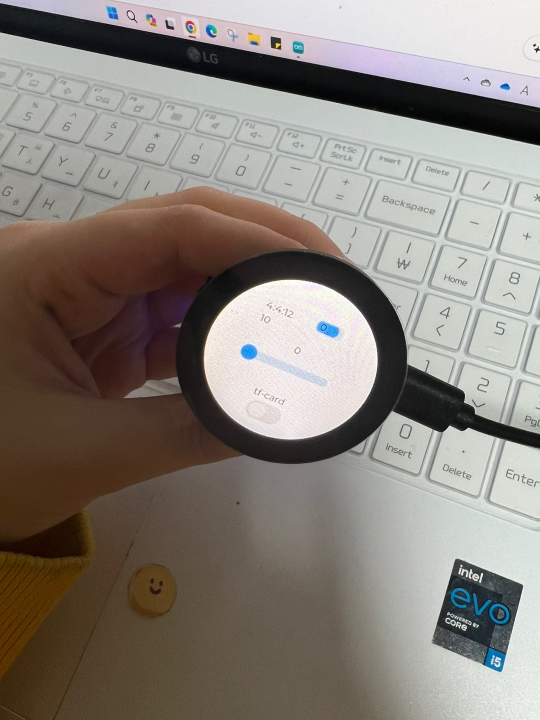
#> input picture OpenCV/ImageProcessing/Resource/clock.jpg, 1080 x 1440 px, given in place of the camera (shown at 1/2 size)
$ python workshop_cctv_motion_sensor.py
#> lines starting #> are read from the running program, lines starting #| are printed output that depends on the picture
import cv2
import numpy as np

# 감도 설정(카메라 품질에 따라 조정 필요)
thresh = 25     # 달라진 픽셀 값 기준치 설정
max_diff = 5    # 달라진 픽셀 개수 기준치 설정

# 카메라 캡션 장치 준비
a, b, c = None, None, None
cap = cv2.VideoCapture(0)
cap.set(cv2.CAP_PROP_FRAME_WIDTH, 480)   # 프레임 폭을 480으로 설정
cap.set(cv2.CAP_PROP_FRAME_HEIGHT, 320)  # 프레임 높이를 320으로 설정

if cap.isOpened():
    ret, a = cap.read() # a 프레임 읽기
#> a is the input picture: shape (1440, 1080, 3); mean B, G, R 122.3, 129.4, 136.2
    ret, b = cap.read() # b 프레임 읽기

    while ret:
        ret, c = cap.read()  # c 프레임 읽기
        draw = c.copy()      # 출력 영상에 사용할 복제본
        if not ret:
            break

        # 3개의 영상을 그레이 스케일로 변경
        a_gray = cv2.cvtColor(a, cv2.COLOR_BGR2GRAY)
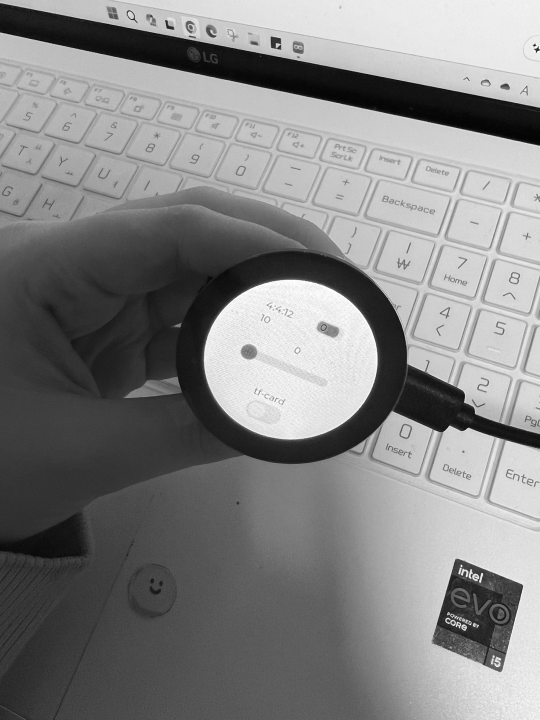
#> a_gray: shape (1440, 1080) (shown at 1/2 size); min 1, max 255, mean 130.7
        b_gray = cv2.cvtColor(b, cv2.COLOR_BGR2GRAY)
        c_gray = cv2.cvtColor(c, cv2.COLOR_BGR2GRAY)

        # a-b, b-c 절대값 차 구하기
        diff1 = cv2.absdiff(a_gray, b_gray)
#> diff1: shape (1440, 1080); every value is 0
        diff2 = cv2.absdiff(b_gray, c_gray)

        # 스레시홀드로 기준치 이내의 차이는 무시
        ret, diff1_t = cv2.threshold(diff1, thresh, 255, cv2.THRESH_BINARY)
#> ret = 25
        ret, diff2_t = cv2.threshold(diff2, thresh, 255, cv2.THRESH_BINARY)

        # 두 차이에 대해서 AND 연산, 두 연산의 차이가 모두 발견된 경우
        diff = cv2.bitwise_and(diff1_t, diff2_t)

        # 열림 연산으로 노이즈 제거
        k = cv2.getStructuringElement(cv2.MORPH_CROSS, (3, 3))
        diff = cv2.morphologyEx(diff, cv2.MORPH_OPEN, k)

        # 차이가 발생한 픽셀의 개수 판단 후 사각형 그리기
        diff_cnt = cv2.countNonZero(diff)
#> diff_cnt = 0
        if diff_cnt > max_diff:
            nzero = np.nonzero(diff)    # 0이 아닌 픽셀의 좌표 얻기
            cv2.rectangle(draw, (min(nzero[1]), min(nzero[0])),
                                (max(nzero[1]), max(nzero[0])), (0, 255, 0), 2)
            cv2.putText(draw, "Motion Detected", (10, 30),
                                cv2.FONT_HERSHEY_DUPLEX, 0.5, (0, 0, 255))

        # 컬러 스케일 영상과 스레시홀드 영상을 통합해서 출력
        stacked = np.hstack((draw, cv2.cvtColor(diff, cv2.COLOR_GRAY2RGB)))
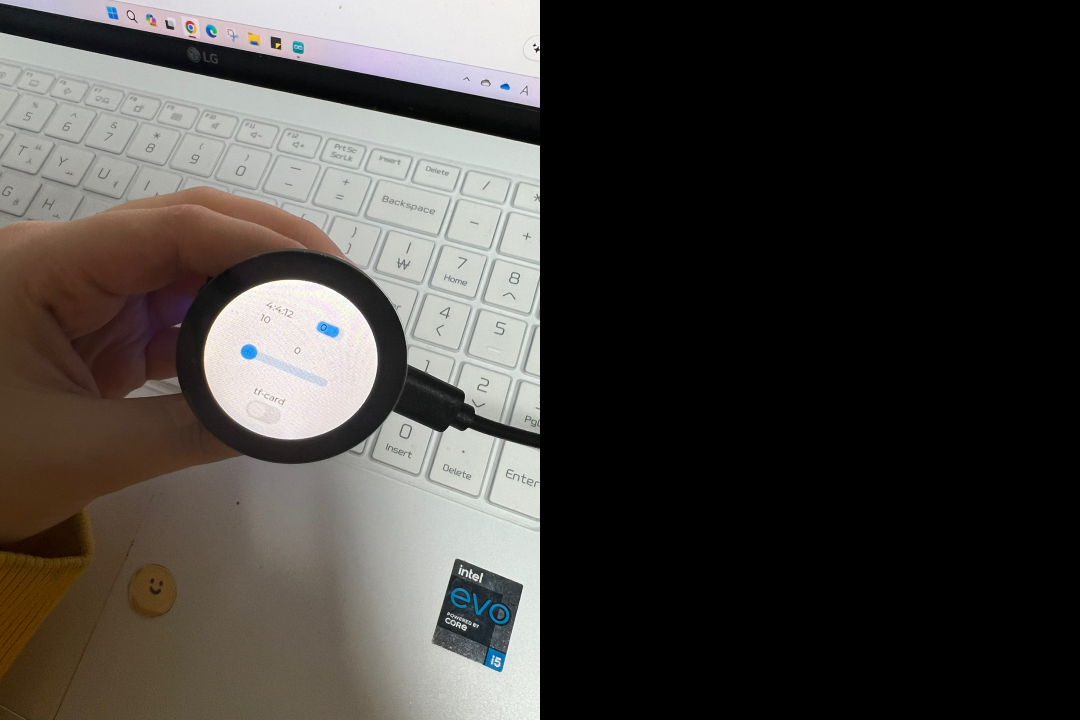
#> stacked: shape (1440, 2160, 3) (shown at 1/2 size); mean B, G, R 61.1, 64.7, 68.1
        cv2.imshow('motion sensor', stacked)

        # 다음 비교를 위해 영상 순서 정리
        a = b
        b = c

        if cv2.waitKey(1) & 0xFF == ord('q'):
#> (key q is pressed here)
            break
